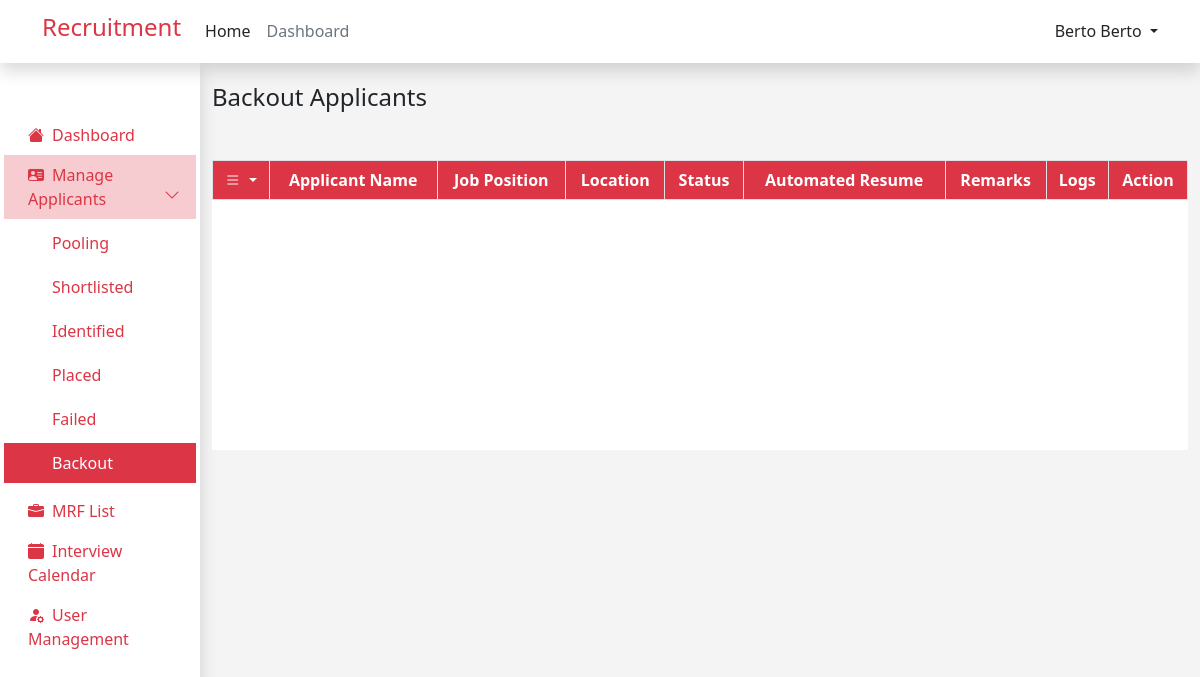
Before: /admin/backout_applicant.php (signed in) with the older database file.
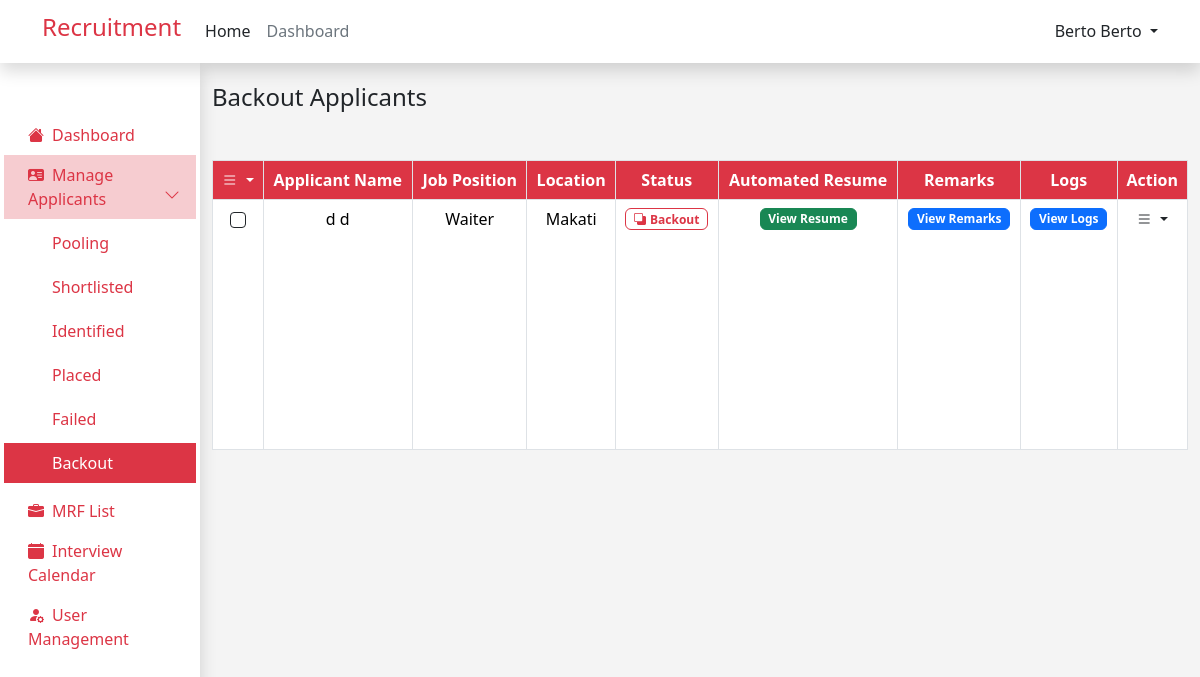
After: the same page with the newer database file.
### tables this page shows
CREATE TABLE `job_applicants` (
  `id` int(12) NOT NULL,
  `user_id` int(12) NOT NULL,
  `job_id` int(12) NOT NULL,
  `application_status` varchar(255) NOT NULL,
  `interview_date` datetime DEFAULT NULL,
  `remark` text NOT NULL,
  `employee_id` int(11) NOT NULL
);

CREATE TABLE `user` (
  `id` int(11) NOT NULL,
  `first_name` varchar(255) NOT NULL,
  `last_name` varchar(255) NOT NULL,
  `email` varchar(255) NOT NULL,
  `password` varchar(255) NOT NULL,
  `role` varchar(255) NOT NULL,
  `resume` varchar(255) NOT NULL,
  `branch` varchar(255) NOT NULL
);

CREATE TABLE `mrfs` (
  `id` int(11) NOT NULL,
  `industry` varchar(255) NOT NULL,
  `mrf_status` varchar(255) NOT NULL,
  `closed_date` date NOT NULL,
  `request_date` date NOT NULL DEFAULT current_timestamp(),
  `client` varchar(255) NOT NULL,
  `location` varchar(255) NOT NULL,
  `aging_days` varchar(255) NOT NULL,
  `mrf_number` varchar(255) NOT NULL,
  `new_request` varchar(255) NOT NULL,
  `head_count` int(11) NOT NULL,
  `job_position` varchar(255) NOT NULL,
  `contract_type` varchar(255) NOT NULL,
  `classification` varchar(255) NOT NULL,
  `placed` int(11) NOT NULL,
  `variance` int(11) NOT NULL,
  `cancel` int(11) NOT NULL,
  `job_description` text NOT NULL,
  `qualification` text NOT NULL,
  `remarks` text NOT NULL
);

### components/applicants_table.php (the view, shortened to what this page needs)
<link rel="stylesheet" href="https://cdn.datatables.net/2.0.3/css/dataTables.dataTables.min.css">
<tbody style="height: 250px;">
    <?php
    while ($row = mysqli_fetch_assoc($result)) {
        ?>
        <tr>
            <td class="text-center">
                <div class="form-check d-flex justify-content-center ">
                    <input class="form-check-input  border border-1 border-dark" type="checkbox" name="checkbox_value[]"
                        value="<?php echo $row['id']; ?>">
                </div>
            </td>
            <td>
                <?php echo $row['first_name'] . ' ' . $row['last_name']; ?>
            </td>
            <td>
                <?php
                if ($row['application_status'] == 'Pooling') {
                    ?>
                    <button type="button" class="btn btn-primary badge" data-bs-toggle="modal" data-bs-target="#viewMRFModal"
                        data-applicantId="<?php echo $row['id']; ?>">
                        Select MRF List
                    </button>
                    <?php
                } else {
                    echo $row['job_position'];
                }
                ?>
            </td>
            <td>
                <?php
                if ($row['application_status'] !== 'Pooling') {
                    echo $row['location'];
                }
                ?>
            </td>
            <td>
                <?php
                $status = $row['application_status'];
                switch ($status) {
                        ?>
                        <?php
                    case 'Backout':
                        ?>
                        <span class=" badge badge border border-danger text-danger ">
                            <i class="bi bi-back me-1"></i>Backout
                        </span>
                        <?php
                        break;
                        ?>
                        <?php
                }
                ?>
            </td>
            <td>
                <button type="button" class="btn btn-success badge " data-bs-toggle="modal"
                    data-bs-target="#viewResumeModal<?php echo $row['id']; ?>">
                    View Resume
                </button>
            </td>
            <td>
                <button type="button" class="btn btn-primary badge " data-bs-toggle="modal"
                    data-bs-target="#viewRemarksModal<?php echo $row['id']; ?>">
                    View Remarks
                </button>
            </td>
            <td>
                <button type="button" class="btn btn-primary badge " data-bs-toggle="modal"
                    data-bs-target="#viewLogsModal<?php echo $row['id']; ?>">
                    View Logs
                </button>
            </td>
            <td>
                <div class="dropdown">
                    <a href="#" class="link-danger text-decoration-none dropdown-toggle text-dark" id="dropdownUser2"
                        data-bs-toggle="dropdown" aria-expanded="false">
                        <i class="bi bi-list"></i>
                    </a>
                </div>
            </td>
        </tr>
        <?php
    }
    ?>
</tbody>

Changed rows visible on the page:
added job_applicants: user.first_name "d", user.last_name "d", mrfs.job_position "Waiter", mrfs.location "Makati", application_status "Backout" (drawn)
